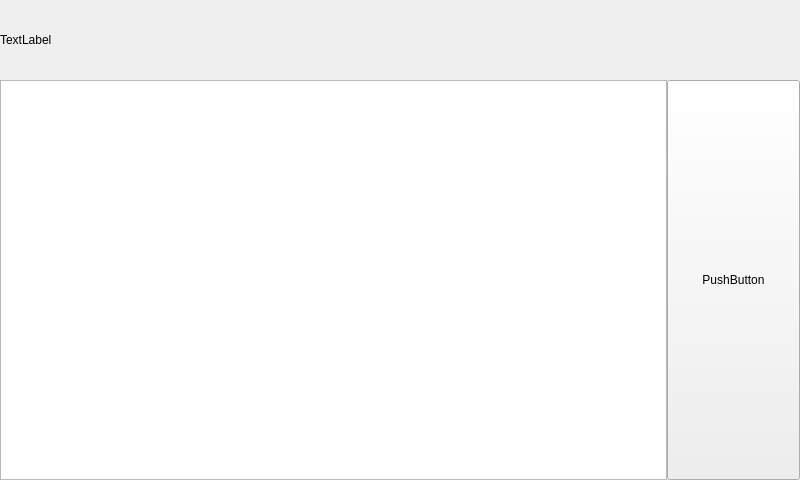
<?xml version="1.0" encoding="UTF-8"?>
<ui version="4.0">
 <class>MainWindow</class>
 <widget class="QMainWindow" name="MainWindow">
  <property name="geometry">
   <rect>
    <x>0</x>
    <y>0</y>
    <width>800</width>
    <height>480</height>
   </rect>
  </property>
  <property name="sizePolicy">
   <sizepolicy hsizetype="Maximum" vsizetype="Maximum">
    <horstretch>0</horstretch>
    <verstretch>0</verstretch>
   </sizepolicy>
  </property>
  <property name="baseSize">
   <size>
    <width>800</width>
    <height>480</height>
   </size>
  </property>
  <property name="windowTitle">
   <string>MainWindow</string>
  </property>
  <property name="styleSheet">
   <string notr="true">* {
	font: 12pt &quot;DejaVu Sans&quot;;
}</string>
  </property>
  <widget class="QWidget" name="centralWidget">
   <layout class="QVBoxLayout" name="verticalLayout" stretch="1,5">
    <property name="spacing">
     <number>0</number>
    </property>
    <property name="leftMargin">
     <number>0</number>
    </property>
    <property name="topMargin">
     <number>0</number>
    </property>
    <property name="rightMargin">
     <number>0</number>
    </property>
    <property name="bottomMargin">
     <number>0</number>
    </property>
    <item>
     <widget class="QLabel" name="label">
      <property name="sizePolicy">
       <sizepolicy hsizetype="Preferred" vsizetype="Expanding">
        <horstretch>0</horstretch>
        <verstretch>0</verstretch>
       </sizepolicy>
      </property>
      <property name="text">
       <string>TextLabel</string>
      </property>
     </widget>
    </item>
    <item>
     <layout class="QHBoxLayout" name="horizontalLayout" stretch="5,1">
      <property name="spacing">
       <number>0</number>
      </property>
      <item>
       <widget class="QGraphicsView" name="graphicsView"/>
      </item>
      <item>
       <widget class="QPushButton" name="pushButton_2">
        <property name="sizePolicy">
         <sizepolicy hsizetype="Minimum" vsizetype="Expanding">
          <horstretch>0</horstretch>
          <verstretch>0</verstretch>
         </sizepolicy>
        </property>
        <property name="text">
         <string>PushButton</string>
        </property>
       </widget>
      </item>
     </layout>
    </item>
   </layout>
  </widget>
 </widget>
 <layoutdefault spacing="6" margin="11"/>
 <resources/>
 <connections>
  <connection>
   <sender>pushButton_2</sender>
   <signal>clicked()</signal>
   <receiver>MainWindow</receiver>
   <slot>buttonClicked()</slot>
   <hints>
    <hint type="sourcelabel">
     <x>691</x>
     <y>317</y>
    </hint>
    <hint type="destinationlabel">
     <x>650</x>
     <y>-1</y>
    </hint>
   </hints>
  </connection>
 </connections>
 <slots>
  <slot>buttonClicked()</slot>
 </slots>
</ui>
